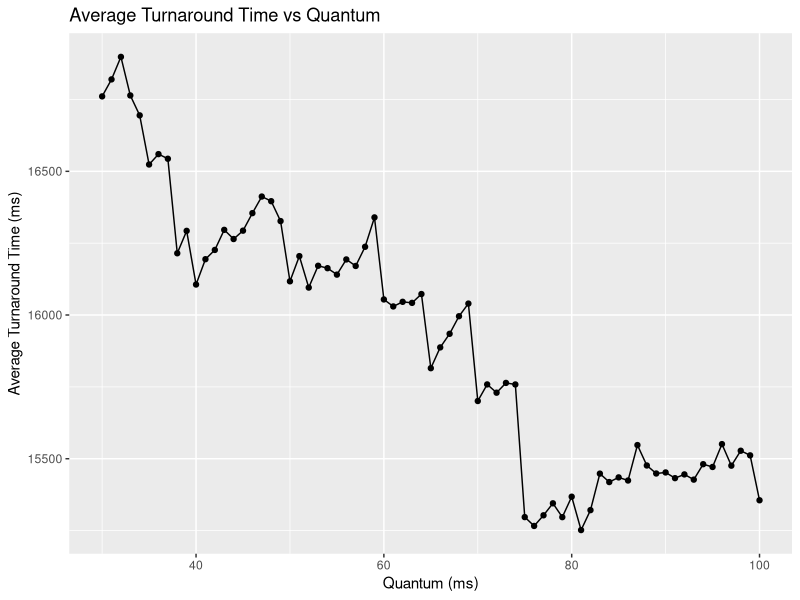
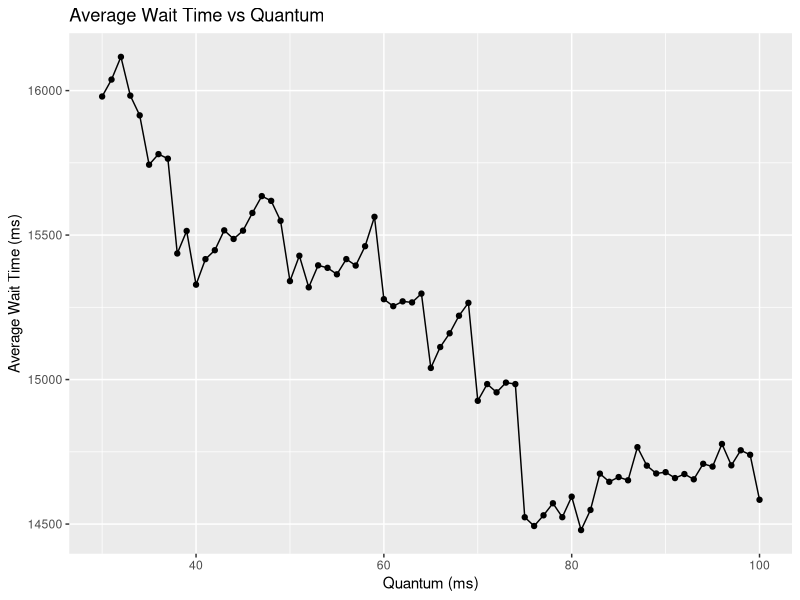
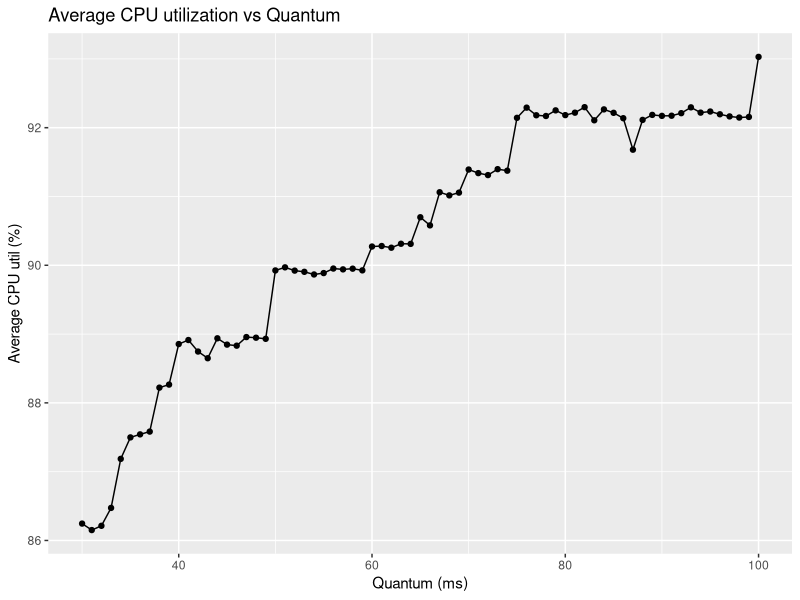

Recreate these plots in R, in order.
# Load required libraries
library(dplyr)
library(ggplot2)

# Read the CSV file
rr_data <- read.csv("simulation_summary_Qtesting.csv", TRUE)

# Summarize performance by quantum value
summary_by_quantum <- rr_data %>%
  group_by(quantum) %>%
  summarise(
    avg_turnaround = mean(mean_turnaround),
    avg_response = mean(mean_response),
    avg_wait = mean(mean_wait),
    avg_util = mean(cpu_util),
    avg_throughput = mean(mean_throughput)
  )

print(summary_by_quantum)

# Plot to visualize how turnaround time varies with quantum
ggplot(summary_by_quantum, aes(x = quantum, y = avg_turnaround)) +
  geom_line() +
  geom_point() +
  ggtitle("Average Turnaround Time vs Quantum") +
  xlab("Quantum (ms)") +
  ylab("Average Turnaround Time (ms)")

# Find optimal quantum (based on lowest avg turnaround)
best_quantum <- summary_by_quantum %>%
  filter(avg_turnaround == min(avg_turnaround)) %>%
  select(quantum, avg_turnaround)

print(paste("Ideal quantum value (lowest avg turnaround):", best_quantum$quantum))


# Plot to visualize how turnaround time varies with quantum
ggplot(summary_by_quantum, aes(x = quantum, y = avg_wait)) +
  geom_line() +
  geom_point() +
  ggtitle("Average Wait Time vs Quantum") +
  xlab("Quantum (ms)") +
  ylab("Average Wait Time (ms)")

# Find optimal quantum (based on lowest avg wait)
best_quantumW <- summary_by_quantum %>%
  filter(avg_wait == min(avg_wait)) %>%
  select(quantum, avg_wait)

print(paste("Ideal quantum value (lowest avg wait):", best_quantumW$quantum))

# Plot to visualize how turnaround time varies with quantum
ggplot(summary_by_quantum, aes(x = quantum, y = avg_util)) +
  geom_line() +
  geom_point() +
  ggtitle("Average CPU utilization vs Quantum") +
  xlab("Quantum (ms)") +
  ylab("Average CPU util (%)")

# Find optimal quantum (based on highest CPU util)
best_quantumCPU <- summary_by_quantum %>%
  filter(avg_util == max(avg_util)) %>%
  select(quantum, avg_util)

print(paste("Ideal quantum value (Highest avg CUP util):", best_quantumCPU$quantum))
